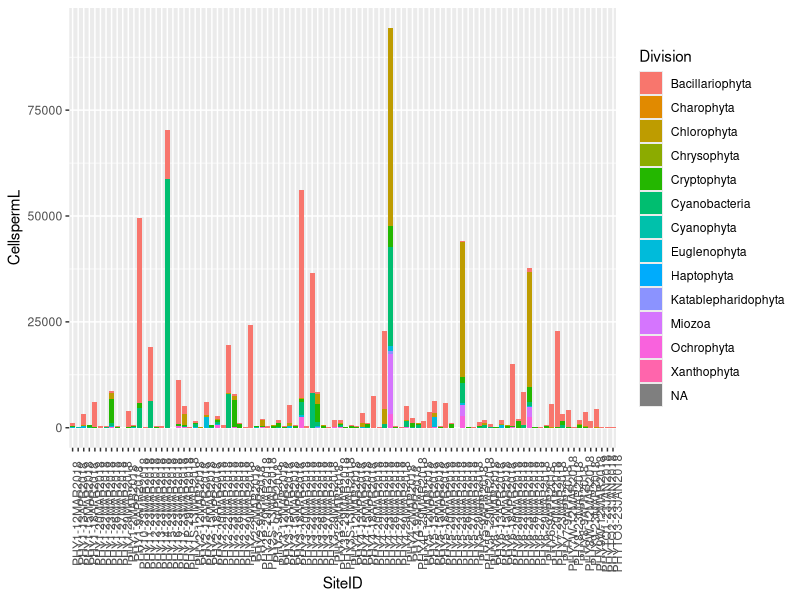
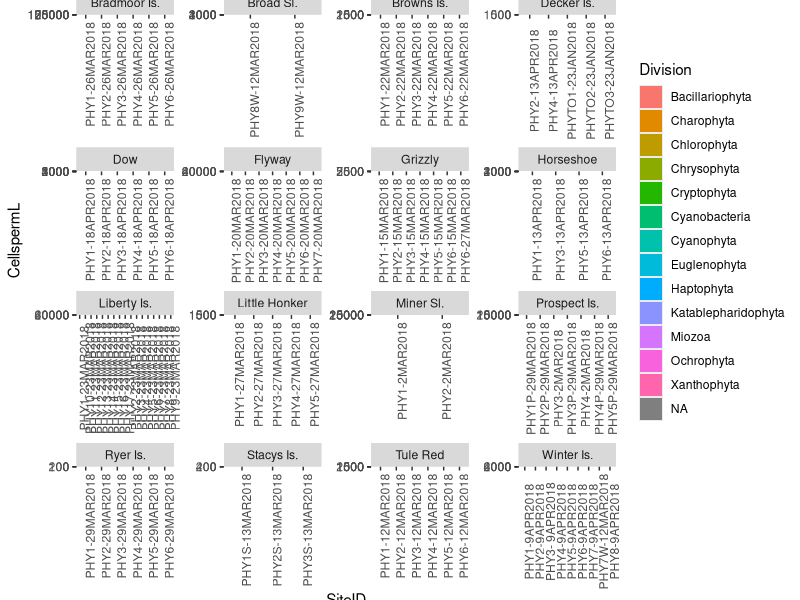
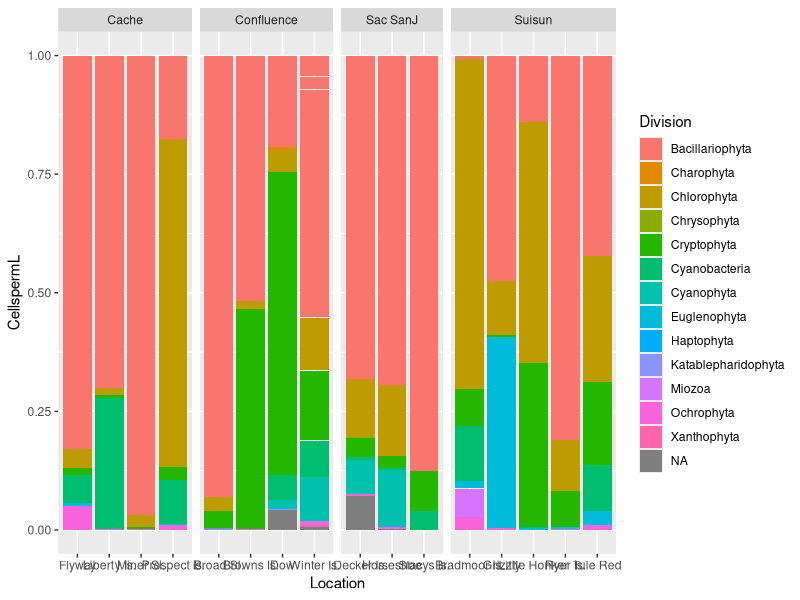
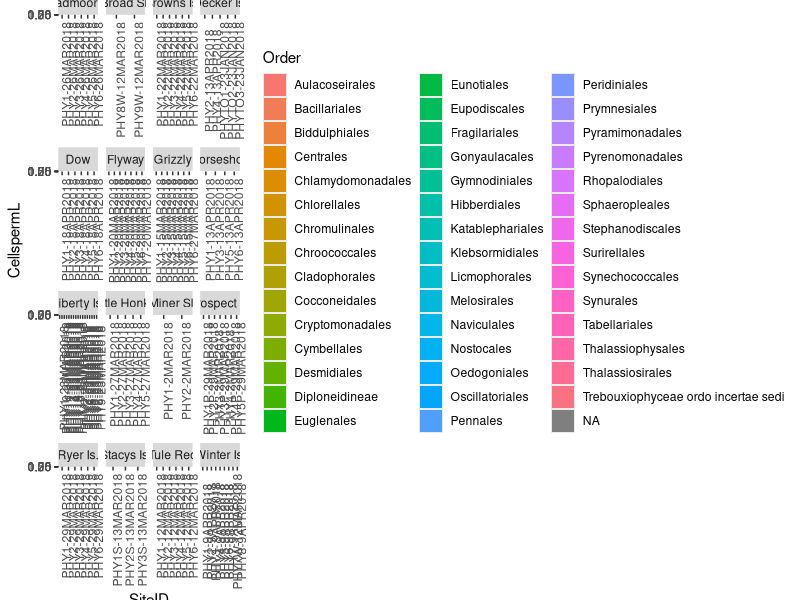
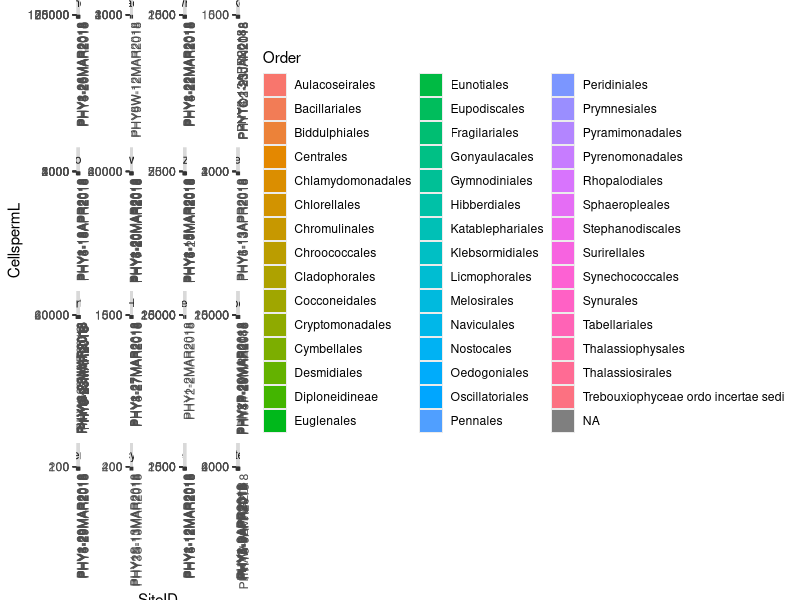
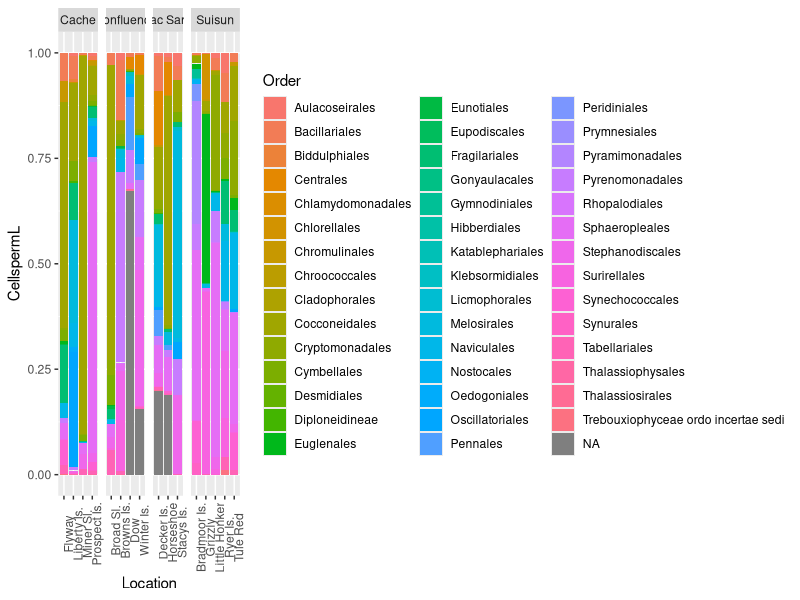
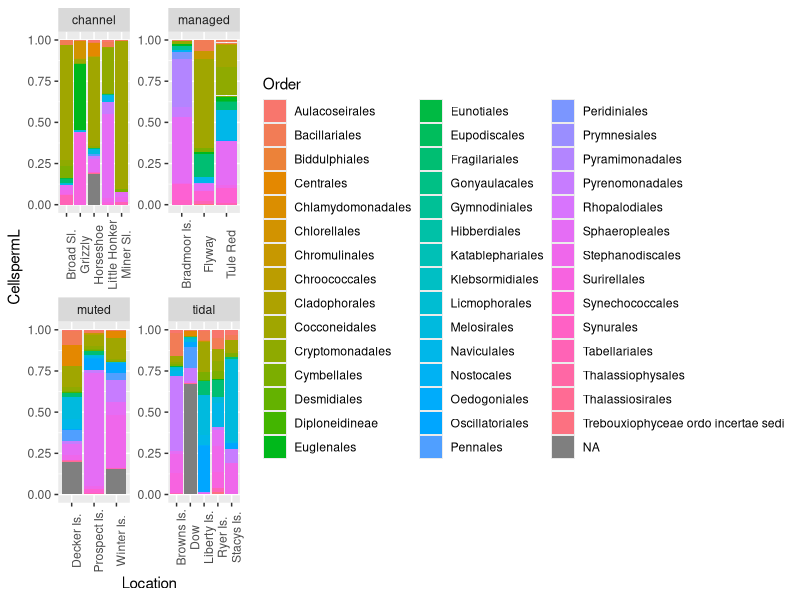
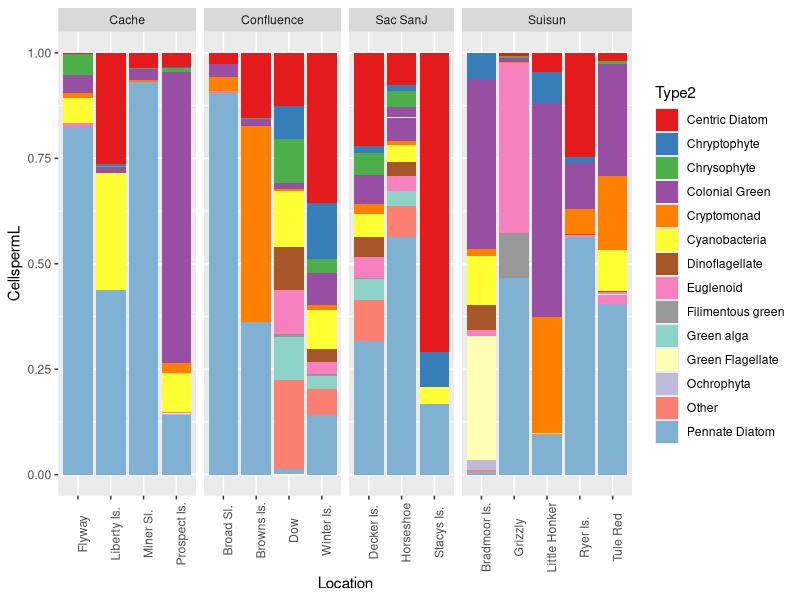

Here is the R script that generated these plots, in order:
#Look at the phytoplankton data EcoAnalysists sent us, just for 2018
library(readxl)
library(dplyr)
library(ggplot2)
library(reshape2)
library(vegan)
library(RColorBrewer)

#read in the info EcoAnalysts send us
phytos <- read_excel("phytosR.xlsx", 
                     sheet = "phytosR", col_types = c("text", 
                                                      "date", "numeric", "numeric", "text", 
                                                      "text", "text", "text", "text", "text", 
                                                      "text", "numeric", "numeric", "numeric", 
                                                      "numeric", "numeric", "numeric", 
                                                      "numeric", "numeric", "numeric"))


#see what taxa we got
FRPtax = group_by(phytos, Taxon, Division, Order, Family, Genus, Species) %>% summarize(count = sum(CellspermL))

############################################################
#Subset just 2018
phytob = filter(phytos, Date > "2018-1-1" )

p1 = ggplot(phytob, aes(x=SiteID, y = CellspermL, fill = Division))
p1+ geom_bar(stat = "identity") + theme(axis.text.x = element_text(angle = 90))

#Now lets get the site information:
phtyoquery <- read_excel("phtyoquery.xlsx", 
                         col_types = c("text", "text", 
                                       "date", "text", "text"))

phytos2 = merge(phytob[,-2], phtyoquery, all.x = T, by = "SiteID")

#import tiffanys info
taxa2 <- read_excel("FRPtaxa T Brown edits.xlsx", 
                    sheet = "Taxon Info")

#merge the new info onto the data set
phytos2 = merge(phytos2, taxa2, by = "Genus")



#combine into one row per sample
physum = group_by(phytos2, SiteID, Region, Location, SiteType) %>% summarize(CPUE = sum(CellspermL))

######################################################################################
#some exploritory plots
#set up a color pallete
mypal = c(brewer.pal(9, "Set1"), brewer.pal(12, "Set3"), "black")

#set up a theme
mytheme = theme(strip.text.x = element_text(size=14),strip.text.y = element_text(size=18),
                axis.text.x  = element_text(angle=90, hjust=1, vjust = 0.5, size=12),
                axis.title.y  = element_text(size=16),
                axis.title.x  = element_text(size = 16), axis.text.y = element_text(size = 14),
                legend.text = element_text(size = 14),
                legend.title=element_blank(), legend.background =element_blank()) 

#graph by location

p2 = ggplot(phytos2, aes(x=SiteID, y = CellspermL, fill = Division))
p2+ geom_bar(stat = "identity") + facet_wrap(~Location, scales = "free")+
  theme(axis.text.x = element_text(angle = 90))

p21 = ggplot(phytos2, aes(x=Location, y = CellspermL, fill = Division))
p21+ geom_bar(stat = "identity", position = "fill") + facet_grid(.~Region, scales = "free_x", space = "free")



#finer taxonomic resolution:
p2.1 = ggplot(phytos2, aes(x=SiteID, y = CellspermL, fill = Order))
p2.1+ geom_bar(stat = "identity", position = "fill") + facet_wrap(~Location, scales = "free_x")+
  theme(axis.text.x = element_text(angle = 90))
p2.1 + geom_bar(stat = "identity") + facet_wrap(~Location, scales = "free")+
  theme(axis.text.x = element_text(angle = 90))


#finer taxonomic resolution:
p2.2 = ggplot(phytos2, aes(x=Location, y = CellspermL, fill = Order))
p2.2+ geom_bar(stat = "identity", position = "fill") + facet_grid(~Region, scales = "free_x", space = "free_x")+
  theme(axis.text.x = element_text(angle = 90))
p2.2 + geom_bar(stat = "identity", position = "fill") + facet_wrap(~SiteType, scales = "free")+
  theme(axis.text.x = element_text(angle = 90))



#courser groups
p2.2 = ggplot(phytos2, aes(x=Location, y = CellspermL, fill = Type2))
p2.2+ geom_bar(stat = "identity", position = "fill") + 
  facet_grid(~Region, scales = "free_x", space = "free_x")+
  theme(axis.text.x = element_text(angle = 90)) +
  scale_fill_manual(values = mypal)
p2.2 + geom_bar(stat = "identity", position = "fill") + facet_wrap(~SiteType, scales = "free")+
  theme(axis.text.x = element_text(angle = 90))+
  scale_fill_manual(values = mypal)



#Summarize by location and date
phytos3x = group_by(phytos2, Location, SiteID, Date, Division, SiteType) %>% summarise(Cells = sum(CellspermL))
phytos3 = group_by(phytos3x, Location, Division, SiteType) %>% summarize(Cells = mean(Cells), seCells = sd(Cells)/length(Cells))

